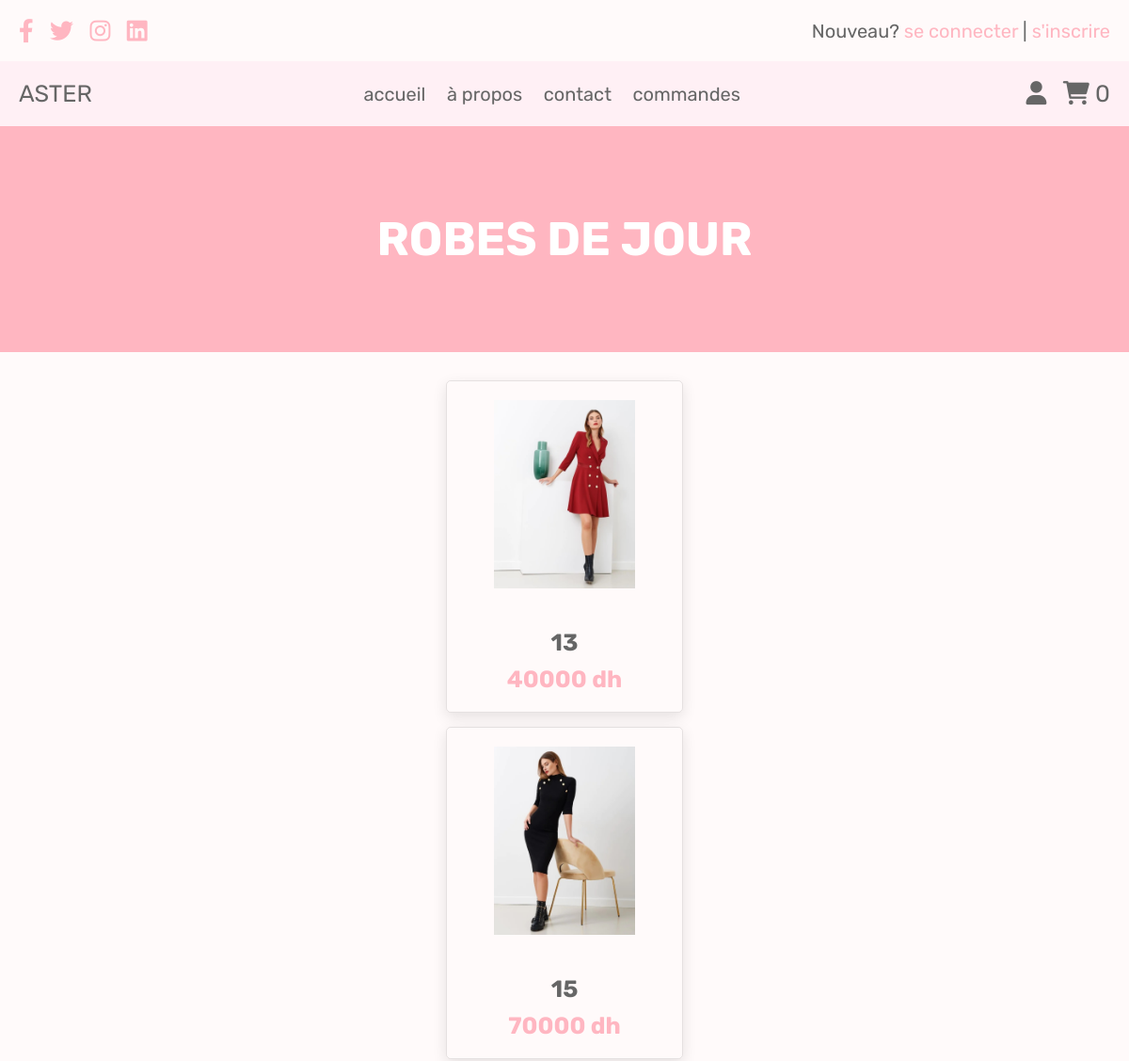
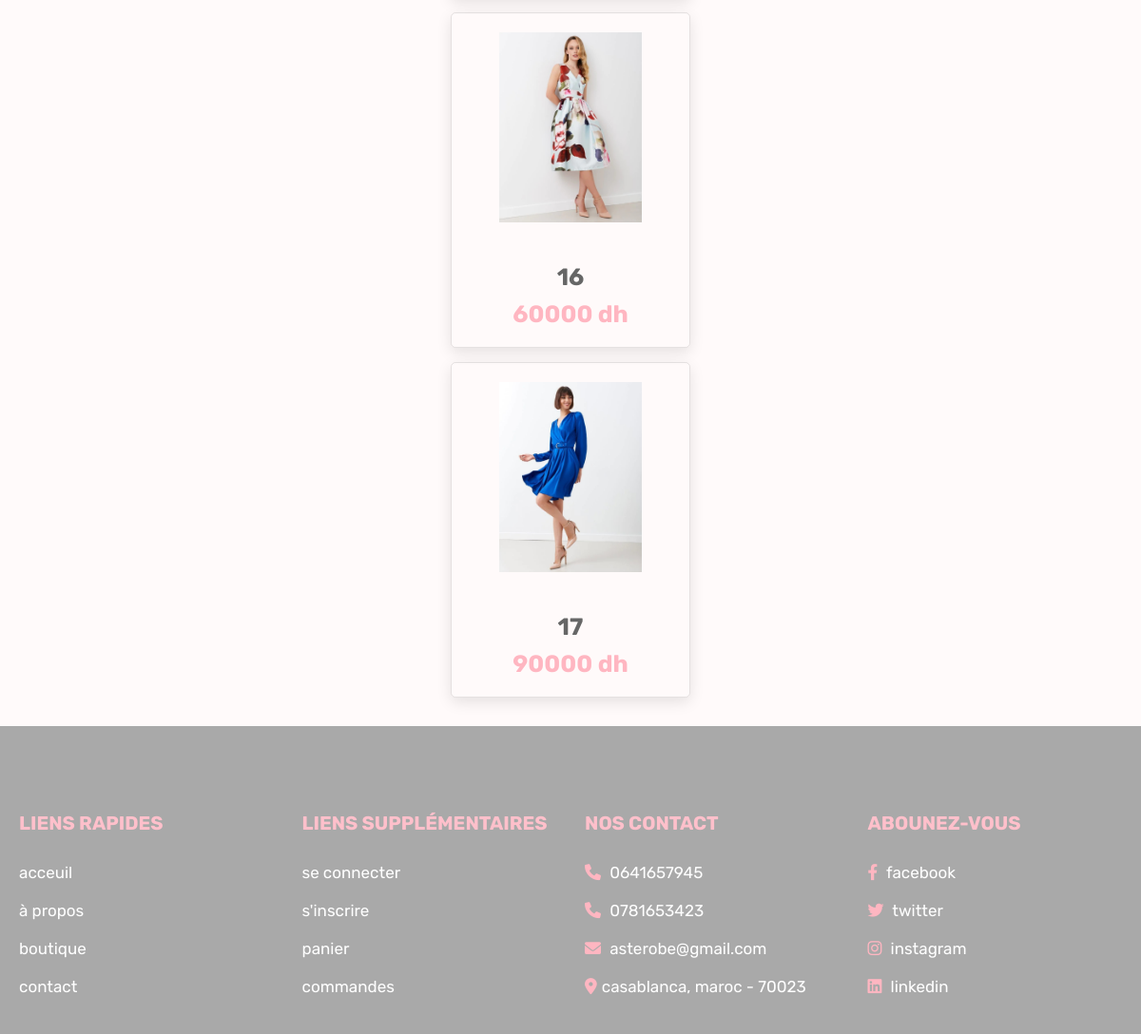
The app's page /daydresses.php (signed in) with its own data (2 pictures, top to bottom).
### tables this page shows
CREATE TABLE `product` (
  `productid` int(21) NOT NULL,
  `name` varchar(250) NOT NULL,
  `description` text NOT NULL,
  `category_id_fk` int(21) NOT NULL,
  `brand_id_fk` int(21) NOT NULL,
  `inventory` int(10) NOT NULL,
  `price` decimal(10,0) NOT NULL,
  `created_at` timestamp NULL DEFAULT NULL,
  `modified_at` timestamp NULL DEFAULT NULL,
  `deleted_at` timestamp NULL DEFAULT NULL,
  `product_picture` varchar(30) DEFAULT NULL
);

### daydresses.php (the view, shortened to what this page needs)
<?php
include 'config.php';
$user_id = $_SESSION['user_id'];
?>
<!DOCTYPE html>
<html lang="en">
<head>
   <link rel="stylesheet" href="https://cdnjs.cloudflare.com/ajax/libs/font-awesome/6.0.0/css/all.min.css">
   <link rel="stylesheet" href="css/style.css">
</head>
<body>
  <div class="l1">
<?php include 'header.php'; ?>
<div class="heading">
   <h3>Robes de jour</h3>
</div>
<section class="products" id="products">
<div class="box-container">
    <?php
         $select_products = mysqli_query($conn, "SELECT * FROM `product` WHERE category_id_fk = 7") or die('query failed');
         if(mysqli_num_rows($select_products) > 0){
            while($fetch_products = mysqli_fetch_assoc($select_products)){
      ?>
      <form action="" method="post">
        <div class="box">
            <div class="image">
                <img src="<?php echo $fetch_products['product_picture']; ?>.jpeg" alt="">
            </div>
            <div class="content">
                <h3><?php echo $fetch_products['name']; ?></h3>
                <div class="price"> <?php echo $fetch_products['price']; ?> dh</div>
            </div>
        </div>
        </form>
        <?php
         }
      }else{
         echo '<p class="empty">no products added yet!</p>';
      }
      ?>
    </div>
</section>
<?php include 'footer.php'; ?>
  </div>
</body>
</html>

### header.php (shortened to what this page needs)
<header class="header">
<div class="header-1">
  <div class="flex">
     <div class="share">
        <a href="#" class="fab fa-facebook-f"></a>
        <a href="#" class="fab fa-twitter"></a>
        <a href="#" class="fab fa-instagram"></a>
        <a href="#" class="fab fa-linkedin"></a>
     </div>
     <p> Nouveau? <a href="login.php">se connecter</a> | <a href="register.php">s'inscrire</a> </p>
  </div>
</div>
<div class="header-2">
  <div class="flex">
     <a href="home.php" class="logo">ASTER</a>
     <nav class="navbar">
        <a href="home.php">accueil</a>
        <a href="about.php">à propos</a>
        <a href="contact.php">contact</a>
        <a href="orders.php">commandes</a>
     </nav>
     <div class="icons">
        <div id="user-btn" class="fas fa-user"></div>
        <?php
               $select_cart_number = mysqli_query($conn, "SELECT * FROM `cart_item` WHERE user_id_fk = '$user_id'") or die('query failed');
               $cart_rows_number = mysqli_num_rows($select_cart_number);
            ?>
        <a href="cart.php"> <i class="fas fa-shopping-cart"></i> <span><?php echo ' '.$cart_rows_number; ?></span> </a>
     </div>
  </div>
</div>
</header>

### footer.php
<section class="home-contact">
</section>
<section class="footer">
   <div class="box-container">
      <div class="box">
         <h3>Liens rapides</h3>
         <a href="home.php">acceuil</a>
         <a href="about.php">à propos</a>
         <a href="shop.php">boutique</a>
         <a href="contact.php">contact</a>
      </div>
      <div class="box">
         <h3>Liens supplémentaires</h3>
         <a href="login.php">se connecter</a>
         <a href="register.php">s'inscrire</a>
         <a href="cart.php">panier</a>
         <a href="orders.php">commandes</a>
      </div>
      <div class="box">
         <h3>nos contact </h3>
         <p> <i class="fas fa-phone"></i> 0641657945</p>
         <p> <i class="fas fa-phone"></i> 0781653423 </p>
         <p> <i class="fas fa-envelope"></i> asterobe@gmail.com </p>
         <p> <i class="fas fa-map-marker-alt"></i>casablanca, maroc - 70023 </p>
      </div>
      <div class="box">
         <h3>abounez-vous</h3>
         <a href="#"> <i class="fab fa-facebook-f"></i> facebook </a>
         <a href="#"> <i class="fab fa-twitter"></i> twitter </a>
         <a href="#"> <i class="fab fa-instagram"></i> instagram </a>
         <a href="#"> <i class="fab fa-linkedin"></i> linkedin </a>
      </div>
   </div>
</section>

### css/style.css (style rules this page uses)
:root { --purple:#8e44ad; --red:#c0392b; --orange:#f39c12; --black:#333; --white:#fff; --light-color:#666; --light-white:#ccc; --light-bg:#f5f5f5; --border:.1rem solid var(--black); --box-shadow:0 .5rem 1rem rgba(0,0,0,.1); }
* { font-family: 'Rubik', sans-serif; margin:0; padding:0; box-sizing: border-box; outline: none; border:none; text-decoration: none; transition:all .2s linear; }
html { font-size: 62.5%; overflow-x: hidden; }
section { padding:3rem 2rem; }
.heading { min-height: 30vh; display: flex; flex-flow: column; align-items: center; justify-content: center; gap:1rem; background-color:#FFB6C1; background-size: cover; background-position: center; text-align: center; }
.heading h3 { font-size: 5rem; color:white; text-transform: uppercase; }
.header .header-1 { background-color:#FFFAFA; }
.header .header-1 .flex { padding:2rem; display: flex; align-items: center; justify-content: space-between; max-width: 1200px; margin:0 auto; }
.header .header-2 { background-color: #FFF0F5 }
.header .header-2 .flex { padding:2rem; display: flex; align-items: center; justify-content: space-between; max-width: 1200px; margin:0 auto; position: relative; }
.header .header-1 .flex .share a { font-size: 2.5rem; margin-right: 1.5rem; color:#FFB6C1; }
.header .header-1 .flex p { font-size: 2rem; color:var(--light-color); }
.header .header-1 .flex p a { color:#FFB6C1; }
.header .header-2 .flex .logo { font-size: 2.5rem; color:var(--light-color); }
.header .header-2 .flex .navbar a { margin:0 1rem; font-size: 2rem; color:var(--light-color); }
.header .header-2 .flex .icons > * { font-size: 2.5rem; color:var(--light-color);; cursor: pointer; margin-left: 1.5rem; }
.home-contact { background-color:#A9A9A9 }
.footer { background-color:#A9A9A9; }
.footer .box-container { max-width: 1200px; margin:0 auto; display: grid; grid-template-columns: repeat(auto-fit, minmax(25rem, 1fr)); gap:3rem; }
.footer .box-container .box h3 { text-transform: uppercase; color:pink; font-size: 2rem; padding-bottom: 2rem; }
.footer .box-container .box p, .footer .box-container .box a { display: block; font-size: 1.7rem; color:white; padding:1rem 0; }
.footer .box-container .box p i, .footer .box-container .box a i { color:#FFB6C1; padding-right: .5rem; }
.l1 { background-color: #FFFAFA }
:root { --pink: #FFB6C1; }
.products .box-container { display: grid; grid-template-columns: repeat(auto-fit, minmax(auto, auto)); gap:1.5rem; max-width: 1200px; margin:0 auto; position: relative; justify-content: center; }
.products .box-container .box { flex:1 1 30rem; box-shadow: 0 .5rem 1.5rem rgba(0,0,0,.1); border-radius: .5rem; border:.1rem solid rgba(0,0,0,.1); position: relative; }
.products .box-container .box .image { position: relative; text-align: center; padding: 20px 50px; overflow:hidden; }
.products .box-container .box .image img { height:200px; }
.products .box-container .box .content { padding:2rem; text-align: center; }
.products .box-container .box .content h3 { font-size: 2.5rem; color:var(--light-color);; }
.products .box-container .box .content .price { font-size: 2.5rem; color:var(--pink); font-weight: bolder; padding-top: 1rem; }

### records on screen
product: product_picture (picture), name "13", price "40000"
product: product_picture (picture), name "15", price "70000"
product: product_picture (picture), name "16", price "60000"
product: product_picture (picture), name "17", price "90000"

### other values on screen
$cart_rows_number "0"
